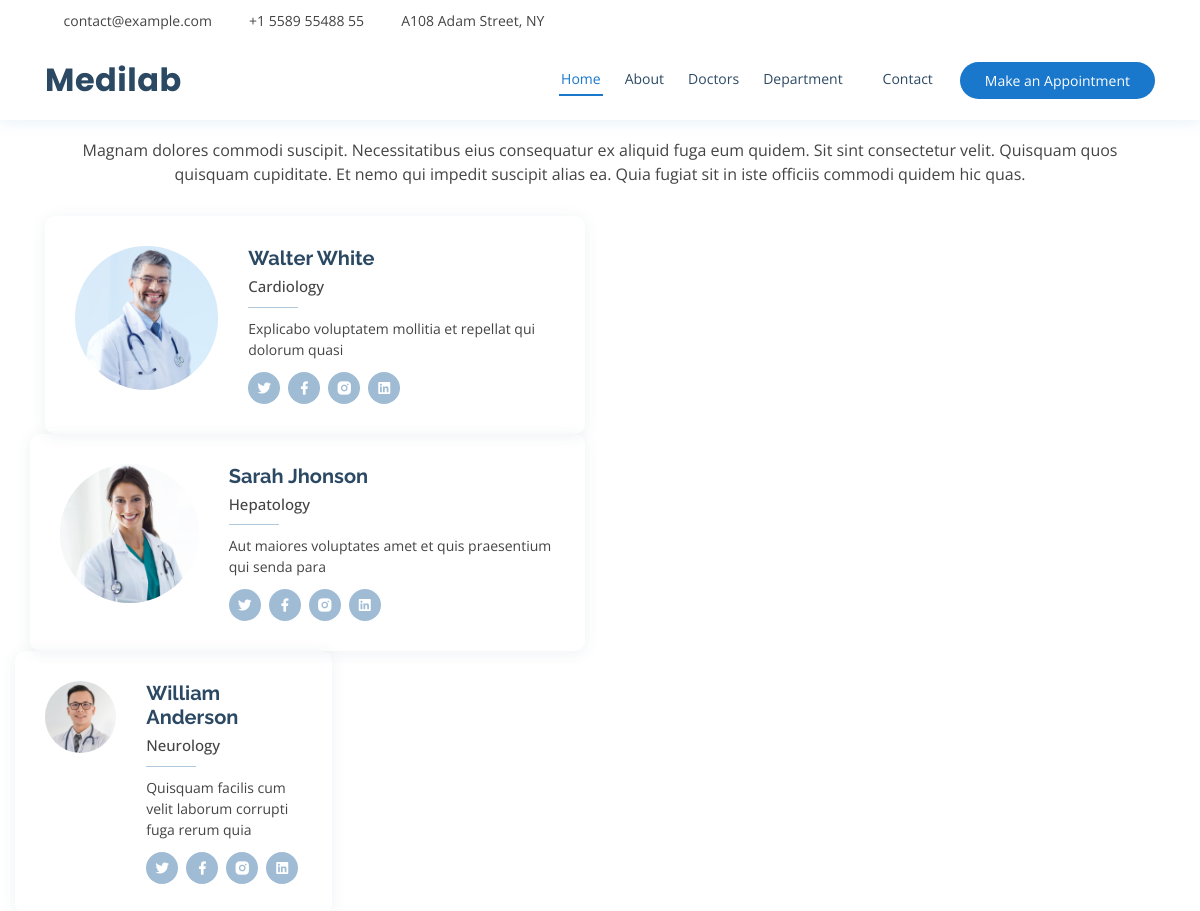
Page /doclist on the committed database.
### dapp/models.py (models this page shows, shortened)
class docters(models.Model):
    name = models.CharField(max_length=250, unique=True)
    slug = models.SlugField(max_length=250, unique=True)
    desc = models.TextField(blank=True)
    image = models.ImageField(upload_to='category', blank=True)
    category=models.ForeignKey(department,on_delete=models.CASCADE)
    def get_url(self):
         return reverse("dapp:ProCatDetail",args=[self.category.slug,self.slug])

class department(models.Model):
    dep_name=models.CharField(max_length=250,unique=True)
    slug=models.SlugField(max_length=250,unique=True)
    desc=models.TextField(blank=True)
    class Meta:
        ordering=('dep_name',)
        verbose_name='department'
        verbose_name_plural='department'
    def __str__(self):
        return '{}'.format(self.dep_name)

### dapp/views.py (the view)
# urls.py: path('doclist', views.doclist, name='doclist'),
def doclist(request):
    obj=docters.objects.all()
    return render(request,'docters.html',{'doc':obj})

### templates/docters.html (shortened to what this page needs)
{% load static %}
<!DOCTYPE html>
<html lang="en">
<head>
  <link href="{% static 'vendor/bootstrap/css/bootstrap.min.css' %}" rel="stylesheet">
  <link href="{% static 'vendor/icofont/icofont.min.css' %}" rel="stylesheet">
  <link href="{% static 'vendor/boxicons/css/boxicons.min.css' %}" rel="stylesheet">
  <link href="{% static 'vendor/venobox/venobox.css' %}" rel="stylesheet">
  <link href="{% static 'vendor/animate.css/animate.min.css' %}" rel="stylesheet">
  <link href="{% static 'vendor/remixicon/remixicon.css' %}" rel="stylesheet">
  <link href="{% static 'vendor/owl.carousel/assets/owl.carousel.min.css' %}" rel="stylesheet">
  <link href="{% static 'vendor/bootstrap-datepicker/css/bootstrap-datepicker.min.css' %}" rel="stylesheet">
  <link href="{% static 'css/style.css' %}" rel="stylesheet">
</head>
<body>
  <div id="topbar" class="d-none d-lg-flex align-items-center fixed-top">
    <div class="container d-flex">
      <div class="contact-info mr-auto">
        <i class="icofont-envelope"></i> <a href="mailto:contact@example.com">contact@example.com</a>
        <i class="icofont-phone"></i> +1 5589 55488 55
        <i class="icofont-google-map"></i> A108 Adam Street, NY
      </div>
      <div class="social-links">
        <a href="#" class="twitter"><i class="icofont-twitter"></i></a>
        <a href="#" class="facebook"><i class="icofont-facebook"></i></a>
        <a href="#" class="instagram"><i class="icofont-instagram"></i></a>
        <a href="#" class="skype"><i class="icofont-skype"></i></a>
        <a href="#" class="linkedin"><i class="icofont-linkedin"></i></i></a>
      </div>
    </div>
  </div>
  <header id="header" class="fixed-top">
    <div class="container d-flex align-items-center">
      <h1 class="logo mr-auto"><a href="{% url 'dapp:doc' %}">Medilab</a></h1>
      <nav class="nav-menu d-none d-lg-block">
        <ul>
          <li class="active"><a href="{% url 'dapp:doc' %}">Home</a></li>
          <li><a href="#about">About</a></li>
          <li><a href="{% url 'dapp:doclist' %}">Doctors</a></li>
          <li class="drop-down"><a href="">Department</a>
          </li>
          <li><a href="#contact">Contact</a></li>
        </ul>
      </nav>
      <a href="{% url 'dapp:appoinment' %}" class="appointment-btn scrollto">Make an Appointment</a>
    </div>
  </header>
<section id="doctors" class="doctors">
      <div class="container">
        <div class="section-title">
          <h2>Doctors</h2>
          <p>Magnam dolores commodi suscipit. Necessitatibus eius consequatur ex aliquid fuga eum quidem. Sit sint consectetur velit. Quisquam quos quisquam cupiditate. Et nemo qui impedit suscipit alias ea. Quia fugiat sit in iste officiis commodi quidem hic quas.</p>
        </div>
{% for doc in doc %}
        <div class="row">
          <div class="col-lg-6">
            <div class="member d-flex align-items-start">
              <div class="pic"><a href="{{doc.get_url}}"><img src="{{doc.image.url}}" class="img-fluid" alt=""></a> </div>
              <div class="member-info">
                <h4>{{doc.name}}</h4>
                <span>{{doc.category}}</span>
                <p>{{doc.desc}}</p>
                <div class="social">
                  <a href=""><i class="ri-twitter-fill"></i></a>
                  <a href=""><i class="ri-facebook-fill"></i></a>
                  <a href=""><i class="ri-instagram-fill"></i></a>
                  <a href=""> <i class="ri-linkedin-box-fill"></i> </a>
                </div>
              </div>
            </div>
          </div>
            {% endfor %}
        </div>
      </div>
    </section>

### static/css/style.css (style rules this page uses)
body { font-family: "Open Sans", sans-serif; color: #444444; }
a { color: #1977cc; }
h1, h2, h3, h4, h5, h6 { font-family: "Raleway", sans-serif; }
#topbar { background: #fff; height: 40px; font-size: 14px; transition: all 0.5s; }
#topbar .contact-info a { line-height: 1; color: #444444; transition: 0.3s; }
#topbar .contact-info i { color: #1977cc; padding-right: 4px; margin-left: 15px; }
#topbar .contact-info i:first-child { margin-left: 0; }
#topbar .social-links a { color: #437099; padding-left: 15px; display: inline-block; line-height: 1px; transition: 0.3s; }
#topbar .social-links a:first-child { border-left: 0; }
#header { background: #fff; transition: all 0.5s; z-index: 997; padding: 15px 0; top: 40px; box-shadow: 0px 2px 15px rgba(25, 119, 204, 0.1); }
#header .logo { font-size: 32px; margin: 0; padding: 0; line-height: 1; font-weight: 700; letter-spacing: 0.5px; font-family: "Poppins", sans-serif; }
#header .logo a { color: #2c4964; }
.nav-menu ul { margin: 0; padding: 0; list-style: none; }
.nav-menu > ul { display: flex; }
.nav-menu > ul > li { position: relative; white-space: nowrap; padding: 8px 0 8px 20px; }
.nav-menu a { display: block; position: relative; color: #2c4964; transition: 0.3s; font-size: 14px; font-family: "Open Sans", sans-serif; padding: 5px 2px; border-bottom: 2px solid #fff; }
.nav-menu a:hover, .nav-menu .active > a, .nav-menu li:hover > a { color: #1977cc; border-color: #1977cc; }
.nav-menu .drop-down > a:after { content: "\ea99"; font-family: IcoFont; padding-left: 5px; }
.appointment-btn { margin-left: 25px; background: #1977cc; color: #fff; border-radius: 50px; padding: 8px 25px; white-space: nowrap; transition: 0.3s; font-size: 14px; display: inline-block; }
section { padding: 60px 0; overflow: hidden; }
.section-title { text-align: center; padding-bottom: 30px; }
.section-title h2 { font-size: 32px; font-weight: bold; margin-bottom: 20px; padding-bottom: 20px; position: relative; color: #2c4964; }
.section-title h2::before { content: ''; position: absolute; display: block; width: 120px; height: 1px; background: #ddd; bottom: 1px; left: calc(50% - 60px); }
.section-title h2::after { content: ''; position: absolute; display: block; width: 40px; height: 3px; background: #1977cc; bottom: 0; left: calc(50% - 20px); }
.section-title p { margin-bottom: 0; }
.doctors { background: #fff; }
.doctors .member { position: relative; box-shadow: 0px 2px 15px rgba(44, 73, 100, 0.08); padding: 30px; border-radius: 10px; }
.doctors .member .pic { overflow: hidden; width: 180px; border-radius: 50%; }
.doctors .member .pic img { transition: ease-in-out 0.3s; }
.doctors .member .member-info { padding-left: 30px; }
.doctors .member h4 { font-weight: 700; margin-bottom: 5px; font-size: 20px; color: #2c4964; }
.doctors .member span { display: block; font-size: 15px; padding-bottom: 10px; position: relative; font-weight: 500; }
.doctors .member span::after { content: ''; position: absolute; display: block; width: 50px; height: 1px; background: #b2c8dd; bottom: 0; left: 0; }
.doctors .member p { margin: 10px 0 0 0; font-size: 14px; }
.doctors .member .social { margin-top: 12px; display: flex; align-items: center; justify-content: flex-start; }
.doctors .member .social a { transition: ease-in-out 0.3s; display: flex; align-items: center; justify-content: center; border-radius: 50px; width: 32px; height: 32px; background: #a0bcd5; }
.doctors .member .social a i { color: #fff; font-size: 16px; margin: 0 2px; }
.doctors .member .social a + a { margin-left: 8px; }

### rows in the picture
docters: image (picture), name "Walter White", category "Cardiology", desc "Explicabo voluptatem mollitia et repellat qui dolorum quasi"
docters: image (picture), name "Sarah Jhonson", category "Hepatology", desc "Aut maiores voluptates amet et quis praesentium qui senda para"
docters: image (picture), name "William Anderson", category "Neurology", desc "Quisquam facilis cum velit laborum corrupti fuga rerum quia"
